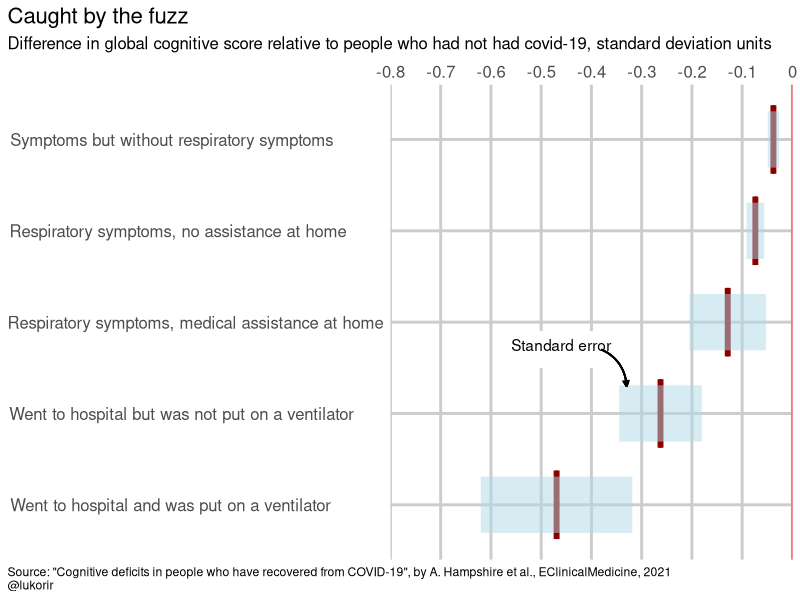
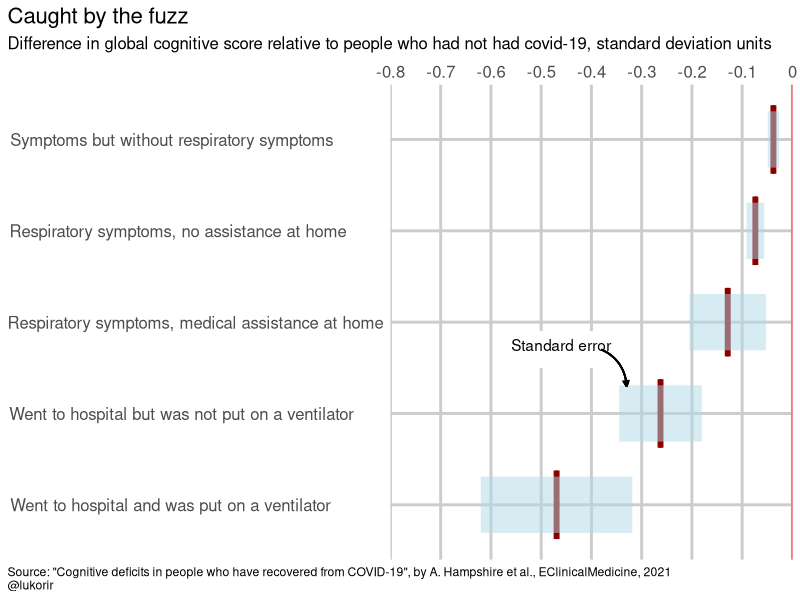

R code for these plots, in order:
# This is to replicate the Economist's daily chart of 2021/08/31
# On Covid-19 patients with severe symptoms suffer long-lasting cognitive impairments
# Author: Luke Korir
# Date: September 2021
# Data: "Cognitive deficits in people who have recovered from COVID-19", by A. Hampshire et al., EClinicalMedicine, 2021'
# _ _ _ _ _ _ _ _ _ _ _ _ _ _ _ _ _ _ _ _ _ _ _ _ _ _ _ _ _ _ _ _ _ _
library(ggplot2)

# Recreate the data as a dataframe
variable <- c("x5", "x4", "x3", "x2", "x1")

diff <- c(-0.03778, -0.07372, -0.12868, -0.26250, -0.46932)
serr <- c(0.01124, 0.01760, 0.07610, 0.08227, 0.15076)

dt <- data.frame(variable, diff, serr)
# _ _ _ _ _ _ _ _ _ _ _ _ _ _ _ _ _ _ _ _ _ _ _ _ _ _ _ _ _ _ _ _ _ _
# Start plotting
ggplot(dt, aes(diff, variable)) +
  theme_bw() +
  scale_x_continuous(limits = c(-0.8, 0), breaks = seq(-0.8, 0, by = 0.1), expand = c(0, 0), position = "top", 
                     labels = c("-0.8","-0.7","-0.6","-0.5","-0.4","-0.3", "-0.2", "-0.1", "0" )) +
  geom_boxplot(fill = "white", colour = "darkred", size = 1, weight = 2) +
  geom_errorbar(aes(xmax = diff + serr, xmin = diff - serr),
                position = "dodge", width = 0, size = 19, color = "lightblue", alpha = 0.5) +
  geom_vline(xintercept = 0, color = "red") +
  labs(title = "Caught by the fuzz",
       subtitle = "Difference in global cognitive score relative to people who had not had covid-19, standard deviation units",
       caption = 'Source: "Cognitive deficits in people who have recovered from COVID-19", by A. Hampshire et al., EClinicalMedicine, 2021\n@lukorir') +
  theme(panel.border = element_blank(),
        panel.grid.major    = element_line(colour = "grey80", size = 1),
        panel.grid.minor    = element_blank(),
        axis.title.y = element_blank(),
        axis.title.x = element_blank(),
        axis.text = element_text(size = 12),
        plot.title = element_text(size = 16),
        plot.subtitle = element_text(size = 12),
        axis.ticks = element_blank(),
        plot.caption = element_text(hjust = 0), 
        plot.title.position = "plot",
        plot.caption.position =  "plot",
        axis.text.y = element_text(size = 12, hjust = 0.05)) + 
  scale_y_discrete('variable', labels = c(
    'x5' = 'Symptoms but without respiratory symptoms',
    'x4' = 'Respiratory symptoms, no assistance at home',
    'x3' = 'Respiratory symptoms, medical assistance at home',
    'x2' = 'Went to hospital but was not put on a ventilator',
    'x1' = 'Went to hospital and was put on a ventilator')) +
  geom_curve(aes(x = -0.38, y = 2.7, xend = -0.33, yend = 2.3), curvature = -.3, size = 0.6, arrow = arrow(type = "closed", length = unit(dt$serr, "cm"))) +
  geom_segment(aes(x = -0.5, xend = -0.5, y = 2.5, yend = 2.9),   color = "white", size =2) +
  geom_segment(aes(x = -0.4, xend = -0.4, y = 2.5, yend = 2.9),   color = "white", size =2) +
  annotate(geom = "text", x = -0.46, y = 2.75, label = "Standard error", color = "black", angle = 0)
ggsave('covid_19_and_cognition.png',  dpi = 100)
# _ _ _ _ _ _ _ _ _ _  END  _ _ _ _ _ _ _ _ _ _ _ _ _ _ _ _ _
